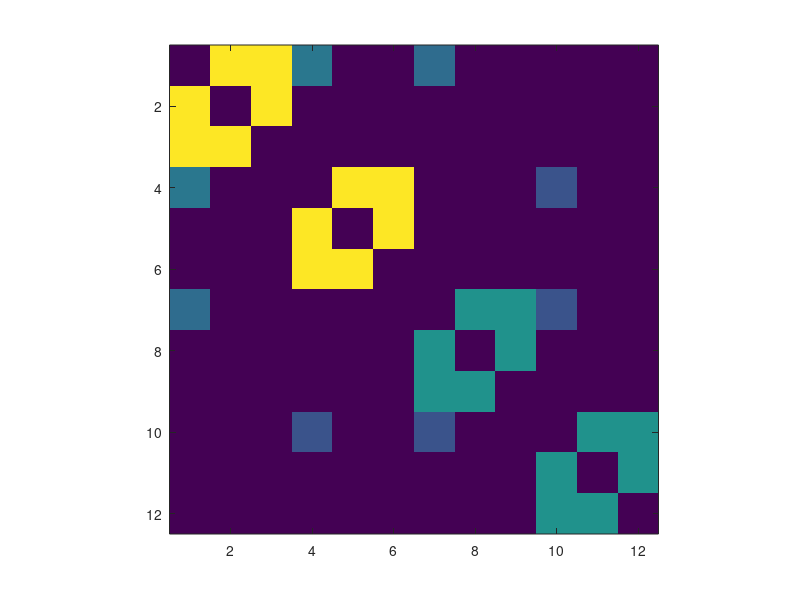

MATLAB code for this plot:
A = zeros(12,12);
A([1,2,3],[1,2,3]) = 20;
A([4,5,6],[4,5,6]) = 20;
A([7,8,9],[7,8,9]) = 10;
A([10,11,12],[10,11,12]) = 10;
A([1,4],[1,4]) = 8;
A([1,7],[1,7]) = 7;
A([4,10],[4,10]) = 5;
A([7,10],[7,10]) = 5;
A = A .*(1-eye(12));

figure, imagesc(A), axis image

p1 = [false(1,9),true,true,true];
p2 = [false(1,6),true(1,6)];
p3 = [true,true,true,false,false,false,true,true,true,false,false,false];

cut = @(A,p) sum(sum(A(p,~p)));
rcut = @(A,p) cut(A,p)*(1/sum(p)+1/sum(~p));
ncut = @(A,p) cut(A,p)*(1/sum(sum(A(p,:)))+1/sum(sum(A(~p,:))));
mmcut = @(A,p) cut(A,p)*(2/sum(sum(A(p,p)))+2/sum(sum(A(~p,~p))));

[cut(A,p1),cut(A,p2),cut(A,p3)]
[rcut(A,p1),rcut(A,p2),rcut(A,p3)]
[ncut(A,p1),ncut(A,p2),ncut(A,p3)]
[mmcut(A,p1),mmcut(A,p2),mmcut(A,p3)]

%% an additional test
p = randn(1,12)>0;

cAA = sum(sum(A(p,p)))/2;
cAB = sum(sum(A(p,~p)));
cBB = sum(sum(A(~p,~p)))/2;

[ncut(A,p),cAB*(1/(2*cAA+cAB)+1/(2*cBB+cAB))]
[mmcut(A,p),cAB*(1/cAA+1/cBB)]



